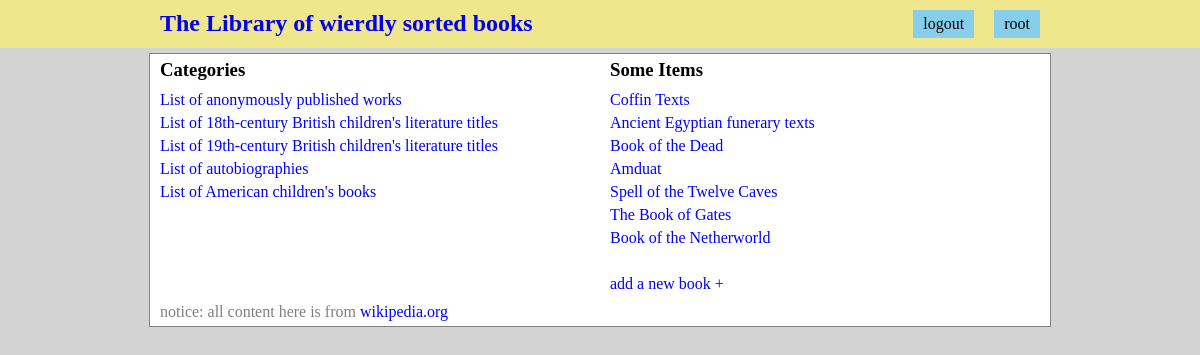
Page / (signed in) on the committed database.
### databases/database_setup.py (models this page shows, shortened)
class Category(Base):
    __tablename__ = 'Category'
    id = Column(Integer, primary_key=True)
    name = Column(String(250), nullable=False)

class Item(Base):
    __tablename__ = 'Item'
    id = Column(Integer, primary_key=True)
    name = Column(String(80), nullable=False)
    description = Column(String(250))
    category_id = Column(Integer, ForeignKey('Category.id'))
    category = relationship(Category)
    user_id = Column(Integer, ForeignKey('User.id'))
    user = relationship(User)

### host.py (the view)
@app.route("/")
def main():
    session = DBSession()
    categories = session.query(Category).all()
    books = session.query(Item).limit(7).all()
    _books = []
    for book in books:
        category = session.query(Category).filter_by(id=book.category_id).one()
        _books.append([category, book])
    books = _books
    session.close()
    username = login_session.get('username', None)
    return render_template("main.html",
                           categories=categories,
                           books=books,
                           username=username)

### templates/main.html (shortened to what this page needs)
{% extends "base.html" %}
{% block extraload %}
    <link href="{{url_for('static', filename='css/main.css')}}" rel="stylesheet" type="text/css">
{% endblock %}
{% block content %}
    <div id="categories">
      <h3>Categories</h3>
      <ul>
          {% for category in categories %}
	  <li><a href={{url_for('show_category',category_name=category.name)}}>{{category.name}}</a></li>
          {% endfor %}
      </ul>
    </div>
    <div id="latest-items">
      <h3>Some Items</h3>
      <ul>
          {% for category, book in books %}
	      <li> <a href="{{url_for('show_book', category_name=category.name, book_name=book.name)}}"> {{book.name}} </a> </li>
          {% endfor %}
	  {% if username %}
	      <br>
	      <li> <a href="{{url_for('add_new_book')}}"> add a new book +</a></li>
	  {% endif %}
      </ul>
    </div>
{% endblock %}

### static/css/page.css (style rules this page uses)
* { padding: 0; margin: 0; }
body { background: lightgrey; }

### static/css/main.css (style rules this page uses)
#content h3, h4 { padding: 5px 10px; }
#content a { color: blue; text-decoration: none; }
#content ul { list-style: none; }
#content li, p { margin: 5px 10px; }
#categories { float: left; width: calc(50%); }
#latest-items { float: left; width: calc(50%); }

### rows in the picture
Category: name "List of anonymously published works", name "Coffin Texts", name "Ancient Egyptian funerary texts", name "Book of the Dead", name "Amduat", name "Spell of the Twelve Caves", name "The Book of Gates", name "Book of the Netherworld"
Category: name "List of 18th-century British children's literature titles"
Category: name "List of 19th-century British children's literature titles"
Category: name "List of autobiographies"
Category: name "List of American children's books"

### other values in the picture
{{ username }} "root"
